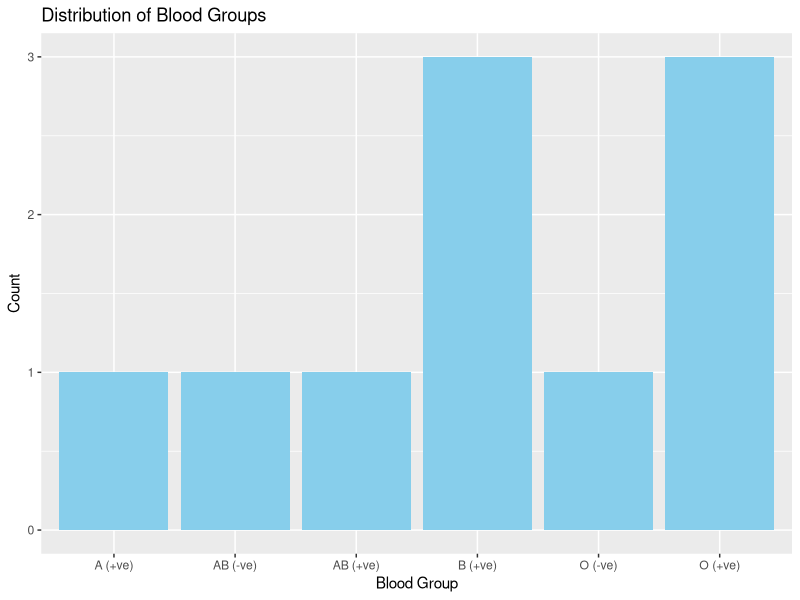
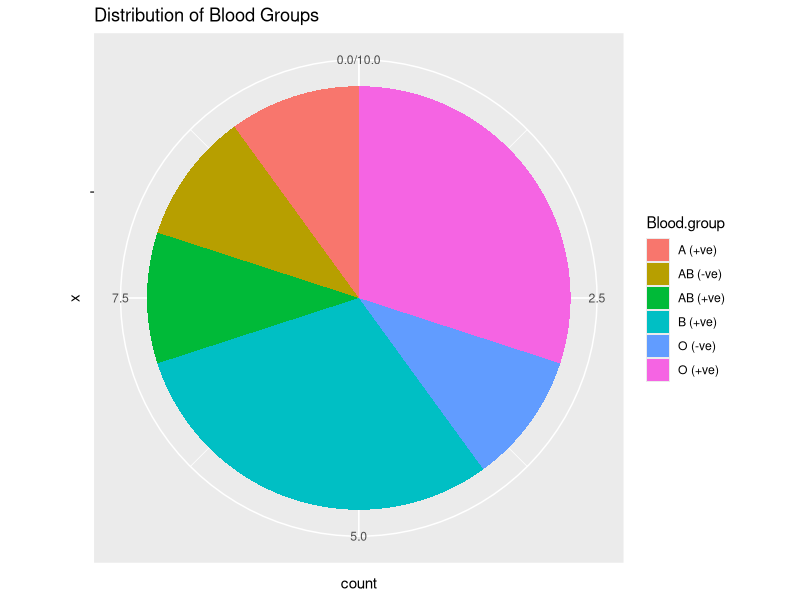

Generate these figures, in order, with R:
# Create a data frame with the given data
patient.data <- data.frame(
  Patient.ID = 1:10,
  Sex = c("M", "F", "M", "M", "F", "M", "F", "F", "M", "F"),
  Age = c(23, 25, 39, NA, 36, 25, 22, NA, 60, 46),
  Weight = c(56, 48, 60, 65, 54, 57, 45, 50, 54, 53),
  Diabetes = c("Type I", "No", "Type 2", "Type I", "Type 2", "No", "Type I", "No", "Type 2", "Type I"),
  Blood.group = c("O (+ve)", "B (+ve)", "O (+ve)", "AB (+ve)", "O (+ve)", "B (+ve)", "AB (-ve)", "O (-ve)", "A (+ve)", "B (+ve)"),
  Medical.Expense = c(20000, 15000, 30000, 22000, 24000, 10000, 14000, 30000, 40000, 32000)
)

# (i) Display the variable Age and Blood group
print(patient.data[, c("Age", "Blood.group")])

# (ii) Construct a cross table using the variables Age and Blood group
cross_table <- table(patient.data$Age, patient.data$Blood.group)
print(cross_table)

# (iii) Remove the variable "weight" from the data frame and add the variable Age in the existing data frame with name "New.data"
New.data <- patient.data[, -c(4)]
New.data <- cbind(New.data, Age = patient.data$Age)

# (iv) Replace the missing value of age of the patient by its mean and find the five number of summary for age of the patients
mean_age <- mean(patient.data$Age, na.rm = TRUE)
New.data$Age[is.na(New.data$Age)] <- mean_age
summary(New.data$Age)

# (v) Draw two suitable graph for blood group of the patients
library(ggplot2)

# Bar plot
ggplot(patient.data, aes(x = Blood.group)) +
  geom_bar(fill = "skyblue") +
  labs(title = "Distribution of Blood Groups", x = "Blood Group", y = "Count")

# Pie chart
ggplot(patient.data, aes(x = "", fill = Blood.group)) +
  geom_bar(stat = "count") +
  coord_polar(theta = "y", start = 0) +
  labs(title = "Distribution of Blood Groups")